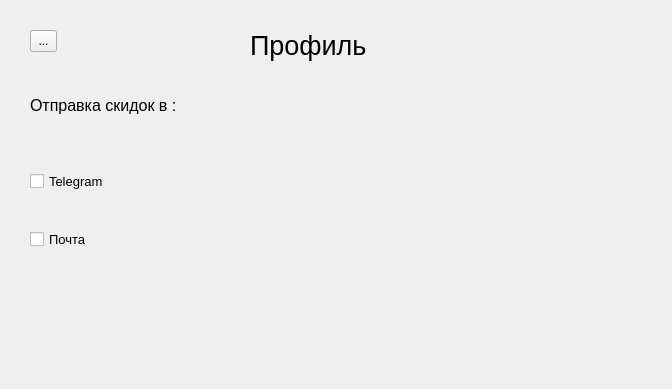
<?xml version="1.0" encoding="UTF-8"?>
<ui version="4.0">
 <class>Dialog</class>
 <widget class="QDialog" name="Dialog">
  <property name="geometry">
   <rect>
    <x>0</x>
    <y>0</y>
    <width>672</width>
    <height>389</height>
   </rect>
  </property>
  <property name="windowTitle">
   <string>Dialog</string>
  </property>
  <widget class="QLabel" name="label">
   <property name="geometry">
    <rect>
     <x>250</x>
     <y>20</y>
     <width>211</width>
     <height>51</height>
    </rect>
   </property>
   <property name="font">
    <font>
     <pointsize>20</pointsize>
    </font>
   </property>
   <property name="text">
    <string>Профиль</string>
   </property>
  </widget>
  <widget class="QLabel" name="label_2">
   <property name="geometry">
    <rect>
     <x>30</x>
     <y>90</y>
     <width>221</width>
     <height>31</height>
    </rect>
   </property>
   <property name="font">
    <font>
     <pointsize>12</pointsize>
    </font>
   </property>
   <property name="text">
    <string>Отправка скидок в :</string>
   </property>
  </widget>
  <widget class="QWidget" name="verticalLayoutWidget">
   <property name="geometry">
    <rect>
     <x>30</x>
     <y>140</y>
     <width>191</width>
     <height>141</height>
    </rect>
   </property>
   <layout class="QVBoxLayout" name="verticalLayout">
    <item>
     <widget class="QCheckBox" name="checkBox">
      <property name="font">
       <font>
        <pointsize>10</pointsize>
       </font>
      </property>
      <property name="text">
       <string>Telegram</string>
      </property>
     </widget>
    </item>
    <item>
     <widget class="QCheckBox" name="checkBox_2">
      <property name="font">
       <font>
        <pointsize>10</pointsize>
       </font>
      </property>
      <property name="text">
       <string>Почта</string>
      </property>
     </widget>
    </item>
   </layout>
  </widget>
  <widget class="QToolButton" name="toolButton">
   <property name="geometry">
    <rect>
     <x>30</x>
     <y>30</y>
     <width>27</width>
     <height>22</height>
    </rect>
   </property>
   <property name="text">
    <string>...</string>
   </property>
  </widget>
 </widget>
 <resources/>
 <connections/>
</ui>
